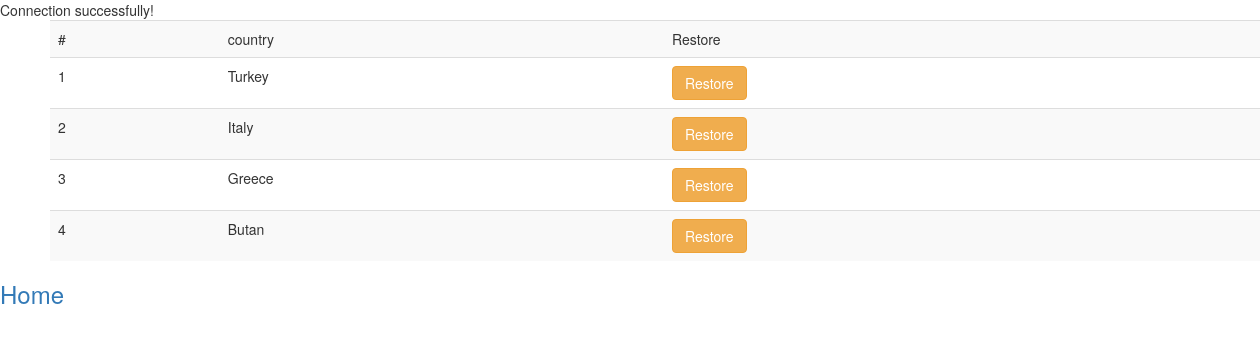
The page /CRUD_Demos_2_countries/recycle_bin.php on the database its author committed.
### tables this page shows
CREATE TABLE `countries` (
  `country_id` int(11) NOT NULL,
  `name` varchar(150) NOT NULL,
  `date_deleted` date DEFAULT NULL
);

### CRUD_Demos_2_countries/recycle_bin.php (the view)
<?php
include 'includes/header.php';
$read_query = " SELECT name, country_id FROM `countries` WHERE countries.date_deleted is  NOT NULL";
$result = mysqli_query($conn, $read_query);
?>
<table style="margin-left: 50px" class="table table-striped">
	<tr>
		<td>#</td>
		<td>country</td>
		<td>Restore</td>
	</tr>
<?php
$num = 1;
	while($row = mysqli_fetch_assoc($result)){
		?>
		<tr>
			<td><?= $num ++?></td>
			<td><?= $row['name'] ?></td>
			<td><a href="restore.php?id=<?= $row['country_id'] ?>" class="btn btn-warning">Restore</a></td>
		</tr>
		<?php
	}
	?>
</table>
<a href="index.php" title=""><h3>Home</h3></a>

### rows shown on the page
countries: name "Turkey"
countries: name "Italy"
countries: name "Greece"
countries: name "Butan"
